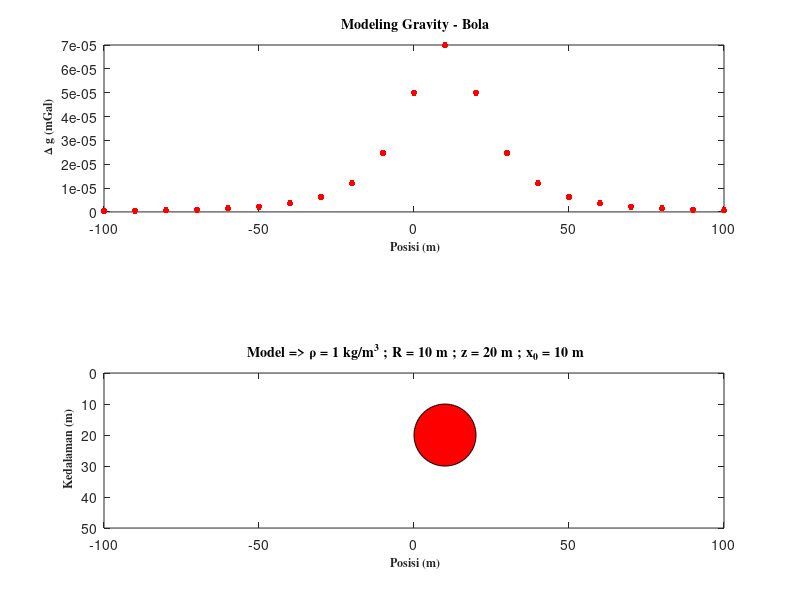

Here is the MATLAB script that generated this plot:
clc; clear all; close all;
% Parameter Model (rho,R,z,x0)
rho = 1;
% Perbedaan densitas (kg/m^3)
R = 10;
% Jari-jari (m)
z = 20;
% Kedalaman (m)
x0 = 10;
% Posisi model (m)
% Konstanta
cGrav = 6.674e-11; % Konstanta Gravitasi (m^3 kg^-1 s^-2)
si2mg = 1e5;
% 1 SI(ms^-2) = 1e5 mGal
% Lokasi Pengukuran
x = -100:10:100;
%%------- FORMULA FORWARD SPHERE ------%%
k = (4/3)*pi*cGrav*rho*(R^3);
for i = 1:length(x)
dg(i) = k*(z/((x(i)-x0)^2 + z^2)^(1.5)); % m s^2
end
dg = dg*si2mg;
% 1 SI = 1e5 mGal
%%--------- PLOT FORWARD -------%%
figure(1)
subplot(5,1,[1 2])
plot(x,dg,'.','color','r','MarkerSize',15);
xlim([min(x) max(x)]);
xlabel('\bf \fontsize{12}\fontname{Times}Posisi (m)');
ylabel('\bf \fontsize{12}\fontname{Times}\Delta g (mGal)');
title('\bf \fontsize{14}\fontname{Times}Modeling Gravity - Bola');
subplot(5,1,[4 5])
% Gambar Bola
th = 0:pi/50:2*pi;
xunit = R*cos(th)+x0;
yunit = R*sin(th)+z;
fill(xunit,yunit,'r');
set(gca,'ydir','reverse');
title(['\bf \fontsize{14}\fontname{Times}Model => ','\rho = ',...
num2str(rho),' kg/m^3 ; R = ',num2str(R),...
' m ; z = ',num2str(z),' m ; x_0 = ',num2str(x0),' m']);
xlabel('\bf \fontsize{12}\fontname{Times}Posisi (m)');
ylabel('\bf \fontsize{12}\fontname{Times}Kedalaman (m)');
xlim([min(x) max(x)]);
ylim([0 50]);
axis equal;